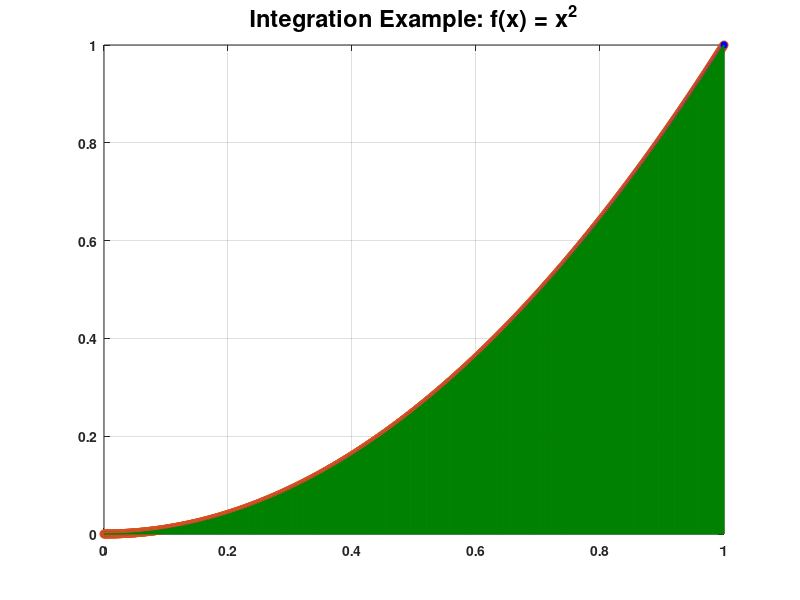
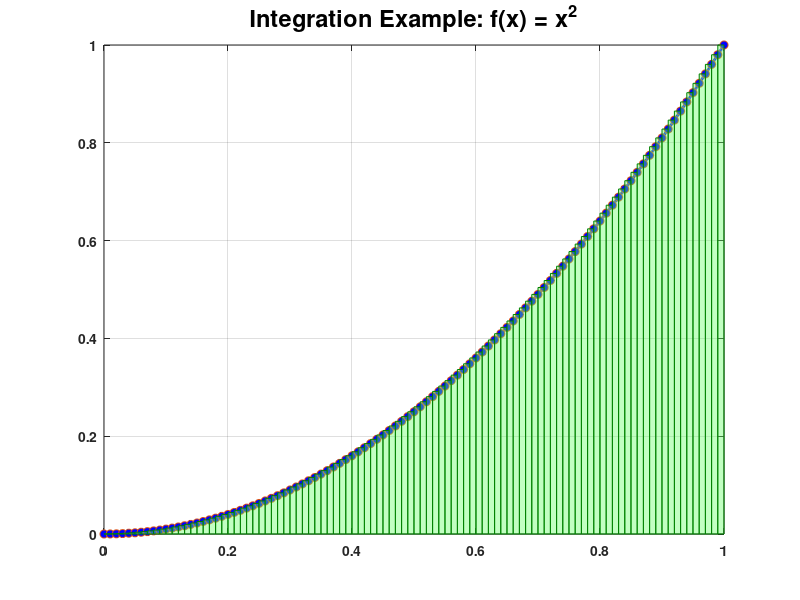
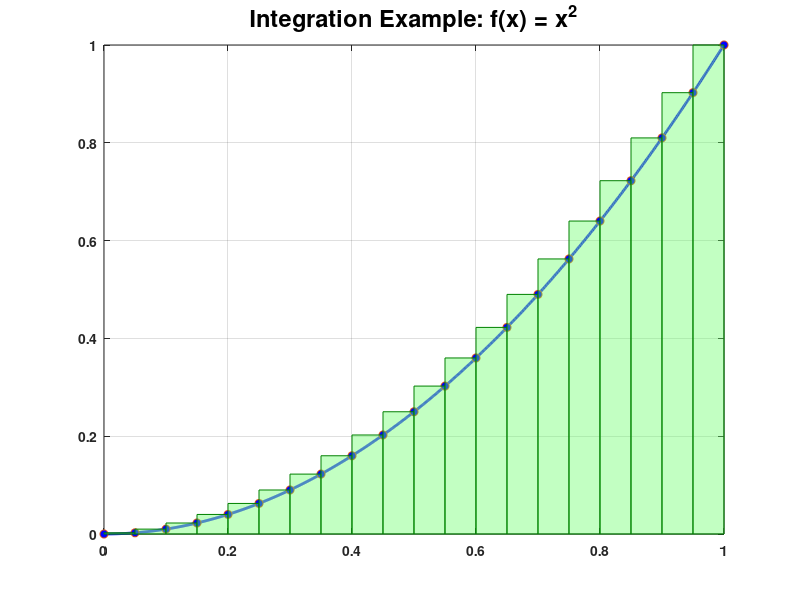
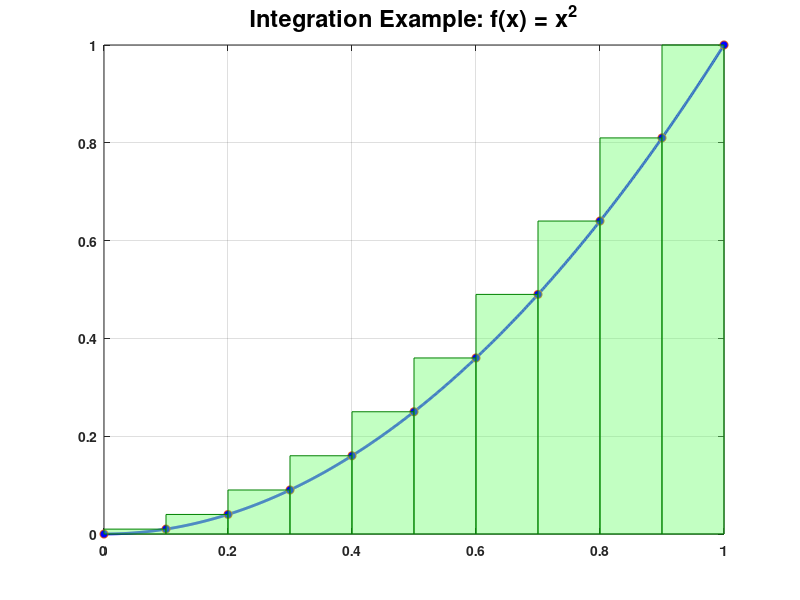

The MATLAB source for these figures, in order:
%  
%  
% [varargout] = integral_ex(varargin) 
%  
%  
% DESCRIPTION 
% ------------------------------------------------------------------------| 
%  
%  
% INPUTS 
% ------------------------------------------------------------------------| 
%  
%  
% OUTPUTS 
% ------------------------------------------------------------------------| 
%  
%  
% NOTES 
% ------------------------------------------------------------------------| 
%  
%  
% Written 07/01/2013 
% By Sam Thorpe 


function [varargout] = integral_ex(varargin) 


dxA = [0.2 0.1 0.05 0.01 0.001];
D = [0 1];
f = @(x)(x.^2);
adf = @(x)((x.^3)./3);
hrd = D(1):0.001:D(2);


for q = length(dxA):-1:1
    
    dx = dxA(q);
    Dc = D(1):dx:D(2);
    ftc = sum(bsxfun(@times,f(Dc(2:end)),dx));
    adfe = adf(D(2)) - adf(D(1));
    disp('   ');
    disp(['actual antiderivative (x^3/3) evaluated on [0 1]: ',num2str(adfe)]);
    disp(['dx = ',num2str(dx),' integral computed on [0 1]: ',num2str(ftc)]);
    disp(['error = ',num2str(abs(ftc - adfe))]);
    disp('   ');
    
    %                                 PLOTS
    % % ----------------------------------------------------------------------|
    %
    
    figure('position',[2052 361 560 420]);
    hp0 = plot(hrd,f(hrd),'linewidth',2,'color',[0 0 1]);
    hold on;
    hp = plot(Dc,f(Dc),'o','markersize',6,'markerfacecolor',[0 0 1]);
    hold on;
    title(['Integration Example: f(x) = x^2'],'fontsize',17,'fontweight','bold');
    set(gca,'xlim',D,'fontweight','bold');
    grid('on');
    for d = 2:length(Dc)
        hp = patch([Dc(d-1) Dc(d-1) Dc(d) Dc(d)],[0 f(Dc(d)) f(Dc(d)) 0],[0.4 1 0.4]);
        set(hp,'facealpha',0.4,'edgecolor',[0 0.5 0],'edgealpha',1);
    end
    
end


%                              SUBFUNCTIONS 
% % ----------------------------------------------------------------------| 
%  


%                                END ALL 
% % ----------------------------------------------------------------------| 
%  


